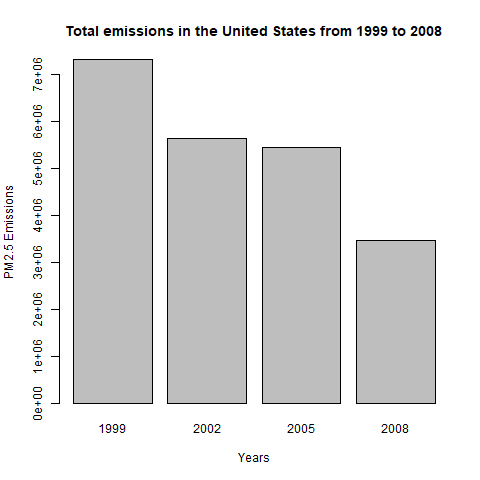

Recreate this plot in R.
library (dplyr)

total <-
  NEI %>%
  group_by(year) %>%
  summarize(total_emissions = sum(as.numeric(Emissions),na.rm = TRUE)  ) 
barplot (names.arg=total$year,height = total$total_emissions,
         xlab = "Years", ylab = "PM2.5 Emissions",
      main= "Total emissions in the United States from 1999 to 2008")
dev.copy (png, file="plot1.png") 
dev.off ()
